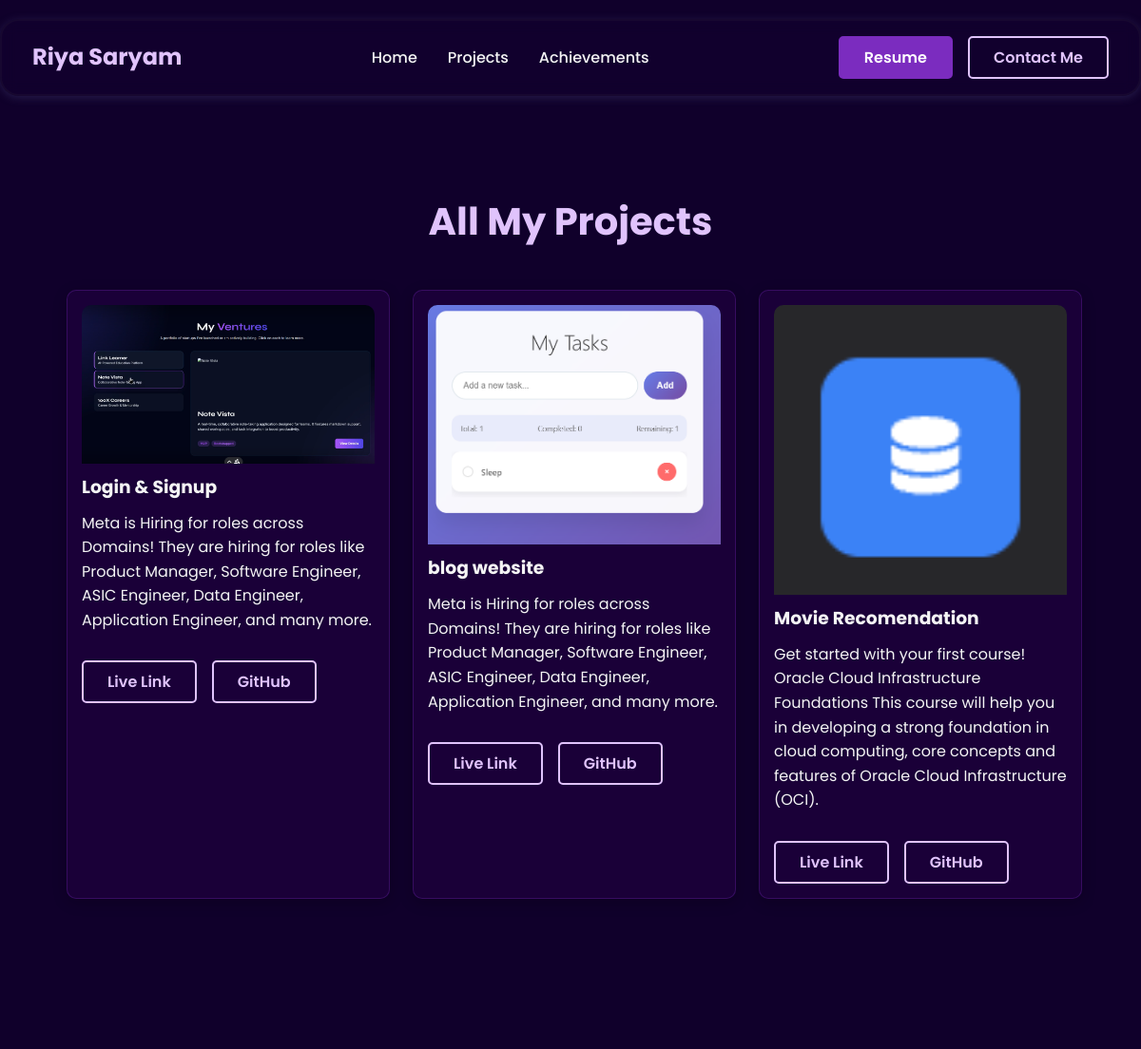
The page /projects/ (upper part) on the database as committed earlier.
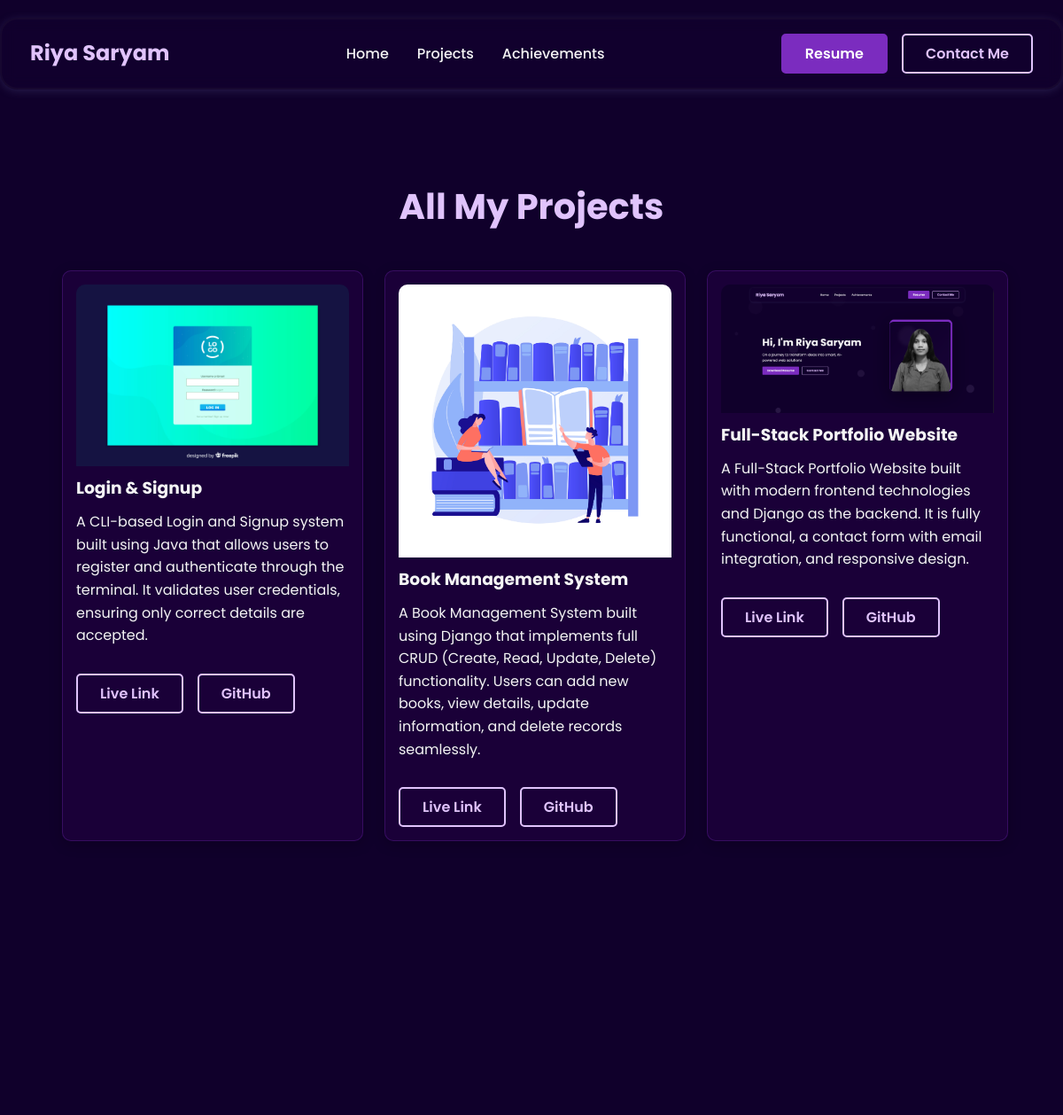
The same page on the database as committed later.
### portfolio/models.py (models this page shows, shortened)
class ProjectModel(models.Model):
    title = models.CharField(max_length=100)
    description = models.TextField()
    image = models.ImageField(upload_to='projects/')
    link = models.URLField()
    repo = models.URLField()

### portfolio/views.py (the view)
# urls.py: path('projects/', views.projects, name='projects'),
def projects(request):
    projects = ProjectModel.objects.all()
    return render(request, 'portfolio/projects.html', {'projects': projects})

### templates/portfolio/projects.html (shortened to what this page needs)
{% extends 'portfolio/base.html' %}
{% load static %}
{% block content %}
<section id="projects" class="projects-section">
    <h1 class="section-title">All My Projects</h1>
    <div class="projects-grid">
        {% for project in projects %}
        <div class="project-card fade-in">
            <img src="{{ project.image.url }}" alt="{{ project.title }}">
            <h3>{{ project.title }}</h3>
            <p>{{ project.description }}</p>
            <div class="project-links">
                <a href="{{ project.link }}" class="btn btn-secondary">Live Link</a>
                <a href="{{ project.repo }}" target="_blank" class="btn btn-secondary">GitHub</a>
            </div>
        </div>
        {% endfor %}
    </div>
</section>
{% endblock %}

### templates/portfolio/base.html (shortened to what this page needs)
{% load static %}
<!DOCTYPE html>
<html lang="en">
<head>
    <link rel="stylesheet" href="{% static 'css/style.css' %}">
    <link rel="stylesheet" href="https://cdnjs.cloudflare.com/ajax/libs/font-awesome/6.5.1/css/all.min.css"
 />
</head>
<body>
    <div class="bubble-background">
    </div>
    <header id="header">
        <nav class="navbar">
            <a href="{% url 'home' %}" class="nav-logo">Riya Saryam</a>
            <ul class="nav-menu">
                <li class="nav-item"><a href="{% url 'home' %}" class="nav-link">Home</a></li>
                <li class="nav-item"><a href="{% url 'projects' %}" class="nav-link">Projects</a></li>
                <li class="nav-item"><a href="{% url 'achievements' %}" class="nav-link">Achievements</a></li>
            </ul>
            <div class="nav-buttons">
                <a href="{% url 'resume_view' %}" target="_blank" rel="noopener noreferrer" class="btn btn-primary">Resume</a>
                <a href="#contact" class="btn btn-secondary">Contact Me</a>
            </div>
        </nav>
    </header>
    <main>
        {% block content %}{% endblock %}
    </main>
</body>
</html>

### static/css/style.css (style rules this page uses)
:root { --darkest-purple: #10002b; --mid-dark-purple: #240046; --primary-purple: #7b2cbf; --light-purple: #9d4edd; --lightest-purple: #e0c3fc; --light-text: #f4f4f4; --radius: 18px; }
* { margin: 0; padding: 0; box-sizing: border-box; }
html { scroll-behavior: smooth; }
body { font-family: 'Poppins', sans-serif; background-color: var(--darkest-purple); color: var(--light-text); line-height: 1.6; overflow-x: hidden; }
a { text-decoration: none; color: inherit; }
ul { list-style: none; }
.bubble-background { position: fixed; top: 0; left: 0; width: 100%; height: 100%; z-index: -1; overflow: hidden; }
section { width: 100%; padding: 80px 20px; max-width: 1100px; margin: 0 auto; }
.section-title { text-align: center; font-size: 2.5rem; margin-bottom: 40px; color: var(--lightest-purple); }
.btn { display: inline-block; padding: 0 25px; line-height: 41px; height: 45px; border-radius: 5px; transition: all 0.3s ease; font-weight: 600; text-align: center; cursor: pointer; }
.btn-primary { background: var(--primary-purple); color: white; border: 2px solid var(--primary-purple); }
.btn-secondary { background: transparent; color: var(--lightest-purple); border: 2px solid var(--lightest-purple); }
#header { position: sticky; top: 0; left: 0; width: 100%; z-index: 100; padding: 20px 0; }
.navbar { display: flex; justify-content: space-between; align-items: center; padding: 1rem 2rem; max-width: 1200px; margin: auto; border-radius: 20px; border: 2px solid rgba(81, 81, 81, 0.1); background: rgba(36, 0, 70, 0.1); backdrop-filter: blur(8px); box-shadow: 0 2px 10px rgba(70, 67, 122, 0.4); }
.nav-logo { font-size: 1.5rem; font-weight: 700; color: var(--lightest-purple); }
.nav-menu { display: flex; align-items: center; gap: 2rem; }
.nav-link { color: var(--light-text); transition: color 0.3s ease; font-weight: 500; }
.nav-buttons { display: flex; gap: 1rem; }
.project-card, .experience-card, .detailed-project-card { background: rgba(36, 0, 70, 0.5); border: 1px solid rgba(123, 44, 191, 0.3); border-radius: 10px; box-shadow: 0 4px 15px rgba(0,0,0,0.2); transition: transform 0.3s ease, box-shadow 0.3s ease; padding: 1.5rem; }
.projects-grid { display: grid; grid-template-columns: repeat(auto-fit, minmax(320px, 1fr)); gap: 2rem; }
.project-card { padding: 15px; display: flex; flex-direction: column; gap: 10px; width: 340px; }
.project-card img { width: 100%; object-fit: cover; border-top-left-radius: 10px; border-top-right-radius: 10px; }
.project-links { margin-top: 20px; display: flex; gap: 1rem; }
.fade-in { opacity: 0; transform: translateY(30px); transition: opacity 0.6s ease-out, transform 0.6s ease-out; }
.fade-in.visible { opacity: 1; transform: translateY(0); }

Rows that differ between the two databases and show on the page:
changed ProjectModel "Login & Signup": image: a different picture; description "Meta is Hiring for roles across Domains! They are hiring for roles like Product Manager, Software Engineer, ASIC Engineer, Data Engineer, Application Engineer, and many more." → "A CLI-based Login and Signup system built using Java that allows users to register and authenticate through the terminal. It validates user credentials, ensuring only correct details are accepted."
changed ProjectModel: image: a different picture; title "blog website" → "Book Management System"; description "Meta is Hiring for roles across Domains! They are hiring for roles like Product Manager, Software Engineer, ASIC Engineer, Data Engineer, Application Engineer, and many more." → "A Book Management System built using Django that implements full CRUD (Create, Read, Update, Delete) functionality. Users can add new books, view details, update information, and delete records seamlessly."
changed ProjectModel: image: a different picture; title "Movie Recomendation" → "Full-Stack Portfolio Website"; description "Get started with your first course! Oracle Cloud Infrastructure Foundations This course will help you in developing a strong foundation in cloud computing, core concepts and features of Oracle Cloud Infrastructure (OCI)." → "A Full-Stack Portfolio Website built with modern frontend technologies and Django as the backend. It is fully functional, a contact form with email integration, and responsive design."
